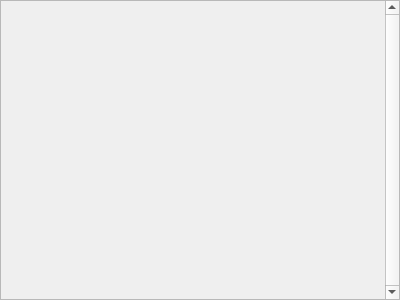
<?xml version="1.0" encoding="UTF-8"?>
<ui version="4.0">
 <class>ControlPanel</class>
 <widget class="QWidget" name="ControlPanel">
  <property name="geometry">
   <rect>
    <x>0</x>
    <y>0</y>
    <width>400</width>
    <height>300</height>
   </rect>
  </property>
  <property name="sizePolicy">
   <sizepolicy hsizetype="Minimum" vsizetype="Preferred">
    <horstretch>0</horstretch>
    <verstretch>0</verstretch>
   </sizepolicy>
  </property>
  <property name="minimumSize">
   <size>
    <width>100</width>
    <height>0</height>
   </size>
  </property>
  <property name="maximumSize">
   <size>
    <width>600</width>
    <height>16777215</height>
   </size>
  </property>
  <property name="windowTitle">
   <string>Form</string>
  </property>
  <layout class="QVBoxLayout" name="verticalLayout">
   <property name="spacing">
    <number>1</number>
   </property>
   <property name="leftMargin">
    <number>0</number>
   </property>
   <property name="topMargin">
    <number>0</number>
   </property>
   <property name="rightMargin">
    <number>0</number>
   </property>
   <property name="bottomMargin">
    <number>0</number>
   </property>
   <item>
    <widget class="QScrollArea" name="scrollArea">
     <property name="sizePolicy">
      <sizepolicy hsizetype="Minimum" vsizetype="Expanding">
       <horstretch>0</horstretch>
       <verstretch>0</verstretch>
      </sizepolicy>
     </property>
     <property name="lineWidth">
      <number>1</number>
     </property>
     <property name="verticalScrollBarPolicy">
      <enum>Qt::ScrollBarAlwaysOn</enum>
     </property>
     <property name="sizeAdjustPolicy">
      <enum>QAbstractScrollArea::AdjustToContents</enum>
     </property>
     <property name="widgetResizable">
      <bool>true</bool>
     </property>
     <widget class="QWidget" name="scrollAreaWidgetContents">
      <property name="geometry">
       <rect>
        <x>0</x>
        <y>0</y>
        <width>384</width>
        <height>298</height>
       </rect>
      </property>
      <property name="sizePolicy">
       <sizepolicy hsizetype="Minimum" vsizetype="Preferred">
        <horstretch>0</horstretch>
        <verstretch>0</verstretch>
       </sizepolicy>
      </property>
      <layout class="QVBoxLayout" name="verticalLayout_2">
       <item>
        <layout class="QVBoxLayout" name="scrollLayout"/>
       </item>
       <item>
        <spacer name="verticalSpacer">
         <property name="orientation">
          <enum>Qt::Vertical</enum>
         </property>
         <property name="sizeHint" stdset="0">
          <size>
           <width>20</width>
           <height>40</height>
          </size>
         </property>
        </spacer>
       </item>
      </layout>
     </widget>
    </widget>
   </item>
  </layout>
 </widget>
 <resources/>
 <connections/>
</ui>
